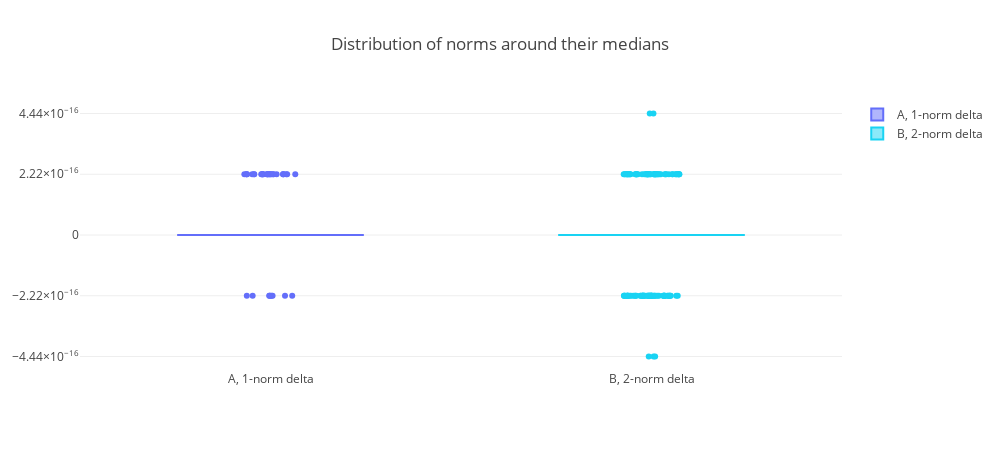

Write notebook code for a chart like this one.
### Code cell
fig = { 'data': [
       go.Box(
           y = y-y.median(),
           name = tit,
           marker = go.box.Marker(color = c),
           boxpoints = 'outliers',
           jitter = 0.3
       ) for y,tit,c in ((Adata.norm_1, 'A, 1-norm delta', Acolor),
                         (Bdata.Radius, 'B, 2-norm delta', Bcolor))],
       'layout': {
           'title': 'Distribution of norms around their medians',
           'yaxis': {
               'dtick': 2**-52,
               'zeroline': False
           },
           'autosize': False,
           'width': 1000
       }
}

ply.offline.iplot(fig, validate=False, filename='Boxplot_norms_distr.png')

### Figure 1 — Plotly figure (JSON) as saved in the notebook; plotly's stock layout.template omitted (floating-point values rounded to 4 significant figures; data arrays with more than 128 entries replaced by an {"elided": "..."} marker saying what was removed)
{"data": [{"boxpoints": "outliers", "jitter": 0.3, "marker": {"color": "#636efa"}, "name": "A, 1-norm delta", "type": "box", "y": {"elided": "305 float values"}}, {"boxpoints": "outliers", "jitter": 0.3, "marker": {"color": "#19d3f3"}, "name": "B, 2-norm delta", "type": "box", "y": {"elided": "330 float values"}}], "layout": {"autosize": false, "height": 450, "title": "Distribution of norms around their medians", "width": 1000, "xaxis": {"autorange": true, "range": [-0.5, 1.5], "type": "category"}, "yaxis": {"autorange": true, "dtick": 2.22e-16, "range": [-4.934e-16, 4.934e-16], "type": "linear", "zeroline": false}}}
